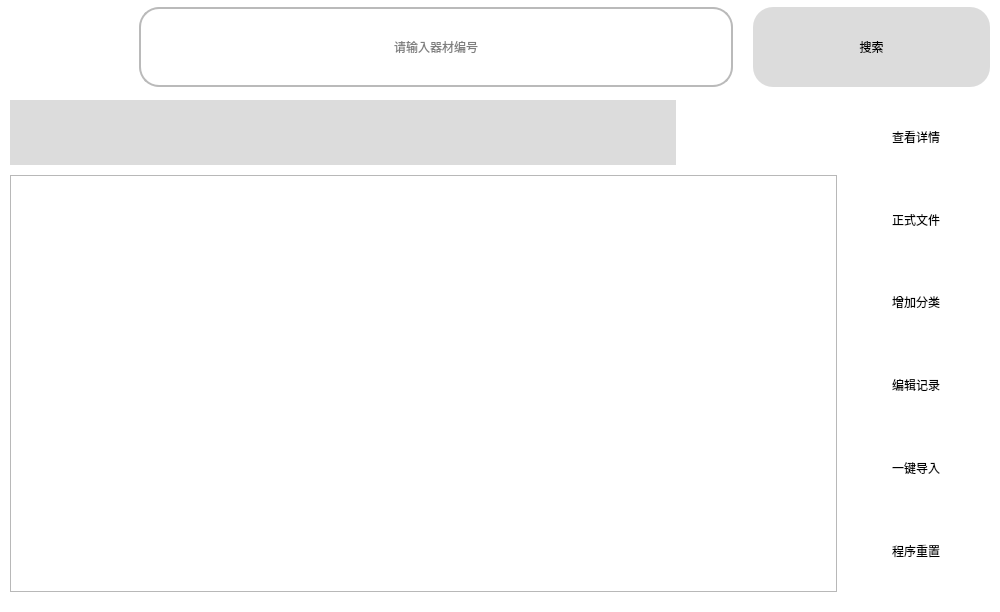
<?xml version="1.0" encoding="UTF-8"?>
<ui version="4.0">
 <class>Form</class>
 <widget class="QWidget" name="Form">
  <property name="windowModality">
   <enum>Qt::NonModal</enum>
  </property>
  <property name="geometry">
   <rect>
    <x>0</x>
    <y>0</y>
    <width>1000</width>
    <height>612</height>
   </rect>
  </property>
  <property name="sizePolicy">
   <sizepolicy hsizetype="Expanding" vsizetype="Fixed">
    <horstretch>0</horstretch>
    <verstretch>0</verstretch>
   </sizepolicy>
  </property>
  <property name="windowTitle">
   <string>信息查询</string>
  </property>
  <property name="windowIcon">
   <iconset resource="../vb.qrc">
    <normaloff>:/title/images/cha.png</normaloff>:/title/images/cha.png</iconset>
  </property>
  <property name="styleSheet">
   <string notr="true">QWidget#Form
{
	background-color: rgb(255, 255, 255);
}
QWidget{
	font: 12pt &quot;宋体&quot;;

}
</string>
  </property>
  <layout class="QGridLayout" name="gridLayout" rowstretch="1,0">
   <property name="leftMargin">
    <number>0</number>
   </property>
   <property name="topMargin">
    <number>0</number>
   </property>
   <property name="rightMargin">
    <number>0</number>
   </property>
   <property name="bottomMargin">
    <number>0</number>
   </property>
   <property name="spacing">
    <number>0</number>
   </property>
   <item row="1" column="0">
    <widget class="QWidget" name="widget" native="true">
     <property name="sizePolicy">
      <sizepolicy hsizetype="Expanding" vsizetype="Expanding">
       <horstretch>0</horstretch>
       <verstretch>0</verstretch>
      </sizepolicy>
     </property>
     <property name="styleSheet">
      <string notr="true"/>
     </property>
     <layout class="QGridLayout" name="gridLayout_2" rowstretch="1,4" columnstretch="4,1">
      <property name="leftMargin">
       <number>0</number>
      </property>
      <property name="topMargin">
       <number>0</number>
      </property>
      <property name="rightMargin">
       <number>0</number>
      </property>
      <property name="bottomMargin">
       <number>0</number>
      </property>
      <property name="spacing">
       <number>0</number>
      </property>
      <item row="0" column="0">
       <widget class="QWidget" name="widget_4" native="true">
        <property name="sizePolicy">
         <sizepolicy hsizetype="Preferred" vsizetype="Preferred">
          <horstretch>0</horstretch>
          <verstretch>0</verstretch>
         </sizepolicy>
        </property>
        <property name="maximumSize">
         <size>
          <width>16777215</width>
          <height>75</height>
         </size>
        </property>
        <property name="styleSheet">
         <string notr="true"/>
        </property>
        <layout class="QGridLayout" name="gridLayout_3" columnstretch="2,2,2,2,1,1">
         <property name="leftMargin">
          <number>10</number>
         </property>
         <property name="topMargin">
          <number>5</number>
         </property>
         <property name="rightMargin">
          <number>0</number>
         </property>
         <property name="bottomMargin">
          <number>5</number>
         </property>
         <property name="spacing">
          <number>0</number>
         </property>
         <item row="0" column="0">
          <widget class="QPushButton" name="btn1">
           <property name="enabled">
            <bool>false</bool>
           </property>
           <property name="sizePolicy">
            <sizepolicy hsizetype="Preferred" vsizetype="Preferred">
             <horstretch>0</horstretch>
             <verstretch>0</verstretch>
            </sizepolicy>
           </property>
           <property name="maximumSize">
            <size>
             <width>16777215</width>
             <height>16777215</height>
            </size>
           </property>
           <property name="styleSheet">
            <string notr="true">

QPushButton{
	font: 14pt &quot;宋体&quot;;
color: rgb(0, 0, 0);
	background-color: rgb(220, 220, 220);
border:0px
}
QPushButton:hover{
	font: 14pt &quot;宋体&quot;;
	color: rgb(0, 0, 0);
	
	background-color: rgb(181, 181, 181);

border:0px
}</string>
           </property>
           <property name="text">
            <string/>
           </property>
          </widget>
         </item>
         <item row="0" column="1">
          <widget class="QPushButton" name="btn2">
           <property name="enabled">
            <bool>false</bool>
           </property>
           <property name="sizePolicy">
            <sizepolicy hsizetype="Preferred" vsizetype="Preferred">
             <horstretch>0</horstretch>
             <verstretch>0</verstretch>
            </sizepolicy>
           </property>
           <property name="maximumSize">
            <size>
             <width>16777215</width>
             <height>16777215</height>
            </size>
           </property>
           <property name="styleSheet">
            <string notr="true">

QPushButton{
	font: 14pt &quot;宋体&quot;;
color: rgb(0, 0, 0);
	background-color: rgb(220, 220, 220);
border:0px
}
QPushButton:hover{
	font: 14pt &quot;宋体&quot;;
	color: rgb(0, 0, 0);
	
	background-color: rgb(181, 181, 181);

border:0px
}</string>
           </property>
           <property name="text">
            <string/>
           </property>
          </widget>
         </item>
         <item row="0" column="2">
          <widget class="QPushButton" name="btn3">
           <property name="enabled">
            <bool>false</bool>
           </property>
           <property name="sizePolicy">
            <sizepolicy hsizetype="Preferred" vsizetype="Preferred">
             <horstretch>0</horstretch>
             <verstretch>0</verstretch>
            </sizepolicy>
           </property>
           <property name="maximumSize">
            <size>
             <width>16777215</width>
             <height>16777215</height>
            </size>
           </property>
           <property name="styleSheet">
            <string notr="true">

QPushButton{
	font: 14pt &quot;宋体&quot;;
color: rgb(0, 0, 0);
	background-color: rgb(220, 220, 220);
border:0px
}
QPushButton:hover{
	font: 14pt &quot;宋体&quot;;
	color: rgb(0, 0, 0);
	
	background-color: rgb(181, 181, 181);

border:0px
}</string>
           </property>
           <property name="text">
            <string/>
           </property>
          </widget>
         </item>
         <item row="0" column="3">
          <widget class="QPushButton" name="btn4">
           <property name="enabled">
            <bool>false</bool>
           </property>
           <property name="sizePolicy">
            <sizepolicy hsizetype="Preferred" vsizetype="Preferred">
             <horstretch>0</horstretch>
             <verstretch>0</verstretch>
            </sizepolicy>
           </property>
           <property name="maximumSize">
            <size>
             <width>16777215</width>
             <height>16777215</height>
            </size>
           </property>
           <property name="styleSheet">
            <string notr="true">

QPushButton{
	font: 14pt &quot;宋体&quot;;
color: rgb(0, 0, 0);
	background-color: rgb(220, 220, 220);
border:0px
}
QPushButton:hover{
	font: 14pt &quot;宋体&quot;;
	color: rgb(0, 0, 0);
	
	background-color: rgb(181, 181, 181);

border:0px
}</string>
           </property>
           <property name="text">
            <string/>
           </property>
          </widget>
         </item>
         <item row="0" column="4">
          <widget class="QPushButton" name="right_btn">
           <property name="enabled">
            <bool>false</bool>
           </property>
           <property name="sizePolicy">
            <sizepolicy hsizetype="Preferred" vsizetype="Preferred">
             <horstretch>0</horstretch>
             <verstretch>0</verstretch>
            </sizepolicy>
           </property>
           <property name="maximumSize">
            <size>
             <width>16777215</width>
             <height>80</height>
            </size>
           </property>
           <property name="styleSheet">
            <string notr="true">QPushButton{
	
	image: url(:/menu/images/le.png);
border:0px
}
</string>
           </property>
           <property name="text">
            <string/>
           </property>
          </widget>
         </item>
         <item row="0" column="5">
          <widget class="QPushButton" name="left_btn">
           <property name="enabled">
            <bool>false</bool>
           </property>
           <property name="sizePolicy">
            <sizepolicy hsizetype="Preferred" vsizetype="Preferred">
             <horstretch>0</horstretch>
             <verstretch>0</verstretch>
            </sizepolicy>
           </property>
           <property name="maximumSize">
            <size>
             <width>16777215</width>
             <height>80</height>
            </size>
           </property>
           <property name="styleSheet">
            <string notr="true">QPushButton{
	image: url(:/menu/images/ri.png);
border:0px
}
</string>
           </property>
           <property name="text">
            <string/>
           </property>
          </widget>
         </item>
        </layout>
       </widget>
      </item>
      <item row="0" column="1" rowspan="2">
       <widget class="QWidget" name="widget_3" native="true">
        <property name="sizePolicy">
         <sizepolicy hsizetype="Preferred" vsizetype="Preferred">
          <horstretch>0</horstretch>
          <verstretch>0</verstretch>
         </sizepolicy>
        </property>
        <property name="maximumSize">
         <size>
          <width>158</width>
          <height>16777215</height>
         </size>
        </property>
        <property name="styleSheet">
         <string notr="true"/>
        </property>
        <layout class="QGridLayout" name="gridLayout_5">
         <property name="leftMargin">
          <number>0</number>
         </property>
         <property name="topMargin">
          <number>0</number>
         </property>
         <property name="rightMargin">
          <number>10</number>
         </property>
         <property name="bottomMargin">
          <number>20</number>
         </property>
         <property name="spacing">
          <number>0</number>
         </property>
         <item row="0" column="0">
          <widget class="QPushButton" name="pushButton">
           <property name="sizePolicy">
            <sizepolicy hsizetype="Preferred" vsizetype="Preferred">
             <horstretch>0</horstretch>
             <verstretch>0</verstretch>
            </sizepolicy>
           </property>
           <property name="maximumSize">
            <size>
             <width>16777215</width>
             <height>16777215</height>
            </size>
           </property>
           <property name="styleSheet">
            <string notr="true">

QPushButton{
	font: 14pt &quot;宋体&quot;;
color: rgb(0, 0, 0);
	background-color: rgb(255, 255, 255);
border:0px
}
QPushButton:hover{
	font: 14pt &quot;宋体&quot;;
	color: rgb(0, 0, 0);
	background-color: rgb(220, 220, 220);
border:0px
}</string>
           </property>
           <property name="text">
            <string>查看详情</string>
           </property>
           <property name="icon">
            <iconset resource="../vb.qrc">
             <normaloff>:/menu/images/xiang_menu.png</normaloff>:/menu/images/xiang_menu.png</iconset>
           </property>
           <property name="iconSize">
            <size>
             <width>35</width>
             <height>35</height>
            </size>
           </property>
          </widget>
         </item>
         <item row="1" column="0">
          <widget class="QPushButton" name="pushButton_4">
           <property name="sizePolicy">
            <sizepolicy hsizetype="Preferred" vsizetype="Preferred">
             <horstretch>0</horstretch>
             <verstretch>0</verstretch>
            </sizepolicy>
           </property>
           <property name="maximumSize">
            <size>
             <width>16777215</width>
             <height>16777215</height>
            </size>
           </property>
           <property name="styleSheet">
            <string notr="true">

QPushButton{
	font: 14pt &quot;宋体&quot;;
color: rgb(0, 0, 0);
	background-color: rgb(255, 255, 255);
border:0px
}
QPushButton:hover{
	font: 14pt &quot;宋体&quot;;
	color: rgb(0, 0, 0);
	background-color: rgb(220, 220, 220);
border:0px
}
</string>
           </property>
           <property name="text">
            <string>正式文件</string>
           </property>
           <property name="icon">
            <iconset resource="../vb.qrc">
             <normaloff>:/menu/images/have_menu.png</normaloff>:/menu/images/have_menu.png</iconset>
           </property>
           <property name="iconSize">
            <size>
             <width>35</width>
             <height>35</height>
            </size>
           </property>
          </widget>
         </item>
         <item row="2" column="0">
          <widget class="QPushButton" name="pushButton_5">
           <property name="sizePolicy">
            <sizepolicy hsizetype="Preferred" vsizetype="Preferred">
             <horstretch>0</horstretch>
             <verstretch>0</verstretch>
            </sizepolicy>
           </property>
           <property name="maximumSize">
            <size>
             <width>16777215</width>
             <height>16777215</height>
            </size>
           </property>
           <property name="styleSheet">
            <string notr="true">

QPushButton{
	font: 14pt &quot;宋体&quot;;
color: rgb(0, 0, 0);
	background-color: rgb(255, 255, 255);
border:0px
}
QPushButton:hover{
	font: 14pt &quot;宋体&quot;;
	color: rgb(0, 0, 0);
	background-color: rgb(220, 220, 220);
border:0px
}</string>
           </property>
           <property name="text">
            <string>增加分类</string>
           </property>
           <property name="icon">
            <iconset resource="../vb.qrc">
             <normaloff>:/menu/images/add_menu.png</normaloff>:/menu/images/add_menu.png</iconset>
           </property>
           <property name="iconSize">
            <size>
             <width>35</width>
             <height>35</height>
            </size>
           </property>
          </widget>
         </item>
         <item row="3" column="0">
          <widget class="QPushButton" name="pushButton_6">
           <property name="sizePolicy">
            <sizepolicy hsizetype="Preferred" vsizetype="Preferred">
             <horstretch>0</horstretch>
             <verstretch>0</verstretch>
            </sizepolicy>
           </property>
           <property name="maximumSize">
            <size>
             <width>16777215</width>
             <height>16777215</height>
            </size>
           </property>
           <property name="styleSheet">
            <string notr="true">

QPushButton{
	font: 14pt &quot;宋体&quot;;
color: rgb(0, 0, 0);
	background-color: rgb(255, 255, 255);
border:0px
}
QPushButton:hover{
	font: 14pt &quot;宋体&quot;;
	color: rgb(0, 0, 0);
	background-color: rgb(220, 220, 220);
border:0px
}</string>
           </property>
           <property name="text">
            <string>编辑记录</string>
           </property>
           <property name="icon">
            <iconset resource="../vb.qrc">
             <normaloff>:/menu/images/his.png</normaloff>:/menu/images/his.png</iconset>
           </property>
           <property name="iconSize">
            <size>
             <width>35</width>
             <height>35</height>
            </size>
           </property>
          </widget>
         </item>
         <item row="4" column="0">
          <widget class="QPushButton" name="pushButton_7">
           <property name="sizePolicy">
            <sizepolicy hsizetype="Preferred" vsizetype="Preferred">
             <horstretch>0</horstretch>
             <verstretch>0</verstretch>
            </sizepolicy>
           </property>
           <property name="maximumSize">
            <size>
             <width>16777215</width>
             <height>16777215</height>
            </size>
           </property>
           <property name="styleSheet">
            <string notr="true">

QPushButton{
	font: 14pt &quot;宋体&quot;;
color: rgb(0, 0, 0);
	background-color: rgb(255, 255, 255);
border:0px
}
QPushButton:hover{
	font: 14pt &quot;宋体&quot;;
	color: rgb(0, 0, 0);
	background-color: rgb(220, 220, 220);
border:0px
}
</string>
           </property>
           <property name="text">
            <string>一键导入</string>
           </property>
           <property name="icon">
            <iconset resource="../vb.qrc">
             <normaloff>:/menu/images/dao_menu.png</normaloff>:/menu/images/dao_menu.png</iconset>
           </property>
           <property name="iconSize">
            <size>
             <width>35</width>
             <height>35</height>
            </size>
           </property>
          </widget>
         </item>
         <item row="5" column="0">
          <widget class="QPushButton" name="pushButton_3">
           <property name="sizePolicy">
            <sizepolicy hsizetype="Preferred" vsizetype="Preferred">
             <horstretch>0</horstretch>
             <verstretch>0</verstretch>
            </sizepolicy>
           </property>
           <property name="styleSheet">
            <string notr="true">

QPushButton{
	font: 14pt &quot;宋体&quot;;
color: rgb(0, 0, 0);
	background-color: rgb(255, 255, 255);
border:0px
}
QPushButton:hover{
	font: 14pt &quot;宋体&quot;;
	color: rgb(0, 0, 0);
	background-color: rgb(220, 220, 220);
border:0px
}</string>
           </property>
           <property name="text">
            <string>程序重置</string>
           </property>
           <property name="icon">
            <iconset resource="../vb.qrc">
             <normaloff>:/menu/images/re_menu.png</normaloff>:/menu/images/re_menu.png</iconset>
           </property>
           <property name="iconSize">
            <size>
             <width>35</width>
             <height>35</height>
            </size>
           </property>
          </widget>
         </item>
        </layout>
       </widget>
      </item>
      <item row="1" column="0">
       <widget class="QWidget" name="widget_5" native="true">
        <layout class="QGridLayout" name="gridLayout_6">
         <property name="leftMargin">
          <number>10</number>
         </property>
         <property name="topMargin">
          <number>5</number>
         </property>
         <property name="rightMargin">
          <number>5</number>
         </property>
         <property name="bottomMargin">
          <number>20</number>
         </property>
         <property name="spacing">
          <number>0</number>
         </property>
         <item row="0" column="0">
          <widget class="QTableWidget" name="tableWidget">
           <property name="sizePolicy">
            <sizepolicy hsizetype="Expanding" vsizetype="Expanding">
             <horstretch>0</horstretch>
             <verstretch>0</verstretch>
            </sizepolicy>
           </property>
           <property name="focusPolicy">
            <enum>Qt::StrongFocus</enum>
           </property>
           <property name="styleSheet">
            <string notr="true"/>
           </property>
          </widget>
         </item>
        </layout>
       </widget>
      </item>
     </layout>
    </widget>
   </item>
   <item row="0" column="0">
    <widget class="QWidget" name="widget_2" native="true">
     <property name="sizePolicy">
      <sizepolicy hsizetype="Preferred" vsizetype="Preferred">
       <horstretch>0</horstretch>
       <verstretch>0</verstretch>
      </sizepolicy>
     </property>
     <property name="maximumSize">
      <size>
       <width>16777215</width>
       <height>95</height>
      </size>
     </property>
     <property name="styleSheet">
      <string notr="true"/>
     </property>
     <layout class="QGridLayout" name="gridLayout_4" columnstretch="1,5,2">
      <property name="leftMargin">
       <number>0</number>
      </property>
      <property name="topMargin">
       <number>0</number>
      </property>
      <property name="rightMargin">
       <number>10</number>
      </property>
      <property name="bottomMargin">
       <number>0</number>
      </property>
      <property name="horizontalSpacing">
       <number>20</number>
      </property>
      <property name="verticalSpacing">
       <number>0</number>
      </property>
      <item row="0" column="0">
       <widget class="QLabel" name="label">
        <property name="styleSheet">
         <string notr="true">image: url(:/menu/images/num_menu.png);</string>
        </property>
        <property name="text">
         <string/>
        </property>
       </widget>
      </item>
      <item row="0" column="1">
       <widget class="QLineEdit" name="search_lineEdit">
        <property name="sizePolicy">
         <sizepolicy hsizetype="Preferred" vsizetype="Preferred">
          <horstretch>0</horstretch>
          <verstretch>0</verstretch>
         </sizepolicy>
        </property>
        <property name="maximumSize">
         <size>
          <width>16777215</width>
          <height>80</height>
         </size>
        </property>
        <property name="cursor">
         <cursorShape>IBeamCursor</cursorShape>
        </property>
        <property name="focusPolicy">
         <enum>Qt::ClickFocus</enum>
        </property>
        <property name="styleSheet">
         <string notr="true">QLineEdit{


background-color:transparent;
	font: 20pt &quot;宋体&quot;;
	border:2px solid rgb(186,186,186);
border-radius:20px

}


</string>
        </property>
        <property name="maxLength">
         <number>8</number>
        </property>
        <property name="alignment">
         <set>Qt::AlignCenter</set>
        </property>
        <property name="placeholderText">
         <string>请输入器材编号</string>
        </property>
       </widget>
      </item>
      <item row="0" column="2">
       <widget class="QPushButton" name="pushButton_2">
        <property name="sizePolicy">
         <sizepolicy hsizetype="Preferred" vsizetype="Preferred">
          <horstretch>0</horstretch>
          <verstretch>0</verstretch>
         </sizepolicy>
        </property>
        <property name="maximumSize">
         <size>
          <width>16777215</width>
          <height>80</height>
         </size>
        </property>
        <property name="styleSheet">
         <string notr="true">

QPushButton{
	font: 20pt &quot;宋体&quot;;
color: rgb(0, 0, 0);
background-color: rgb(220, 220, 220);
	border-radius:20px;
border:0px
}
QPushButton:hover{
	font: 20pt &quot;宋体&quot;;
	color: rgb(0, 0, 0);
	background-color: rgb(173, 173, 173);
border-radius:20px;
border:0px
}</string>
        </property>
        <property name="text">
         <string>搜索</string>
        </property>
        <property name="icon">
         <iconset resource="../vb.qrc">
          <normaloff>:/menu/images/menu.png</normaloff>:/menu/images/menu.png</iconset>
        </property>
        <property name="iconSize">
         <size>
          <width>50</width>
          <height>50</height>
         </size>
        </property>
       </widget>
      </item>
     </layout>
    </widget>
   </item>
  </layout>
 </widget>
 <resources>
  <include location="../vb.qrc"/>
 </resources>
 <connections>
  <connection>
   <sender>left_btn</sender>
   <signal>clicked()</signal>
   <receiver>Form</receiver>
   <slot>left_btn_cao()</slot>
   <hints>
    <hint type="sourcelabel">
     <x>841</x>
     <y>164</y>
    </hint>
    <hint type="destinationlabel">
     <x>0</x>
     <y>172</y>
    </hint>
   </hints>
  </connection>
  <connection>
   <sender>right_btn</sender>
   <signal>clicked()</signal>
   <receiver>Form</receiver>
   <slot>right_btn_cao()</slot>
   <hints>
    <hint type="sourcelabel">
     <x>759</x>
     <y>164</y>
    </hint>
    <hint type="destinationlabel">
     <x>1000</x>
     <y>168</y>
    </hint>
   </hints>
  </connection>
  <connection>
   <sender>btn2</sender>
   <signal>clicked()</signal>
   <receiver>Form</receiver>
   <slot>change_four_btn_color_cao()</slot>
   <hints>
    <hint type="sourcelabel">
     <x>348</x>
     <y>164</y>
    </hint>
    <hint type="destinationlabel">
     <x>0</x>
     <y>180</y>
    </hint>
   </hints>
  </connection>
  <connection>
   <sender>btn3</sender>
   <signal>clicked()</signal>
   <receiver>Form</receiver>
   <slot>change_four_btn_color_cao()</slot>
   <hints>
    <hint type="sourcelabel">
     <x>512</x>
     <y>164</y>
    </hint>
    <hint type="destinationlabel">
     <x>0</x>
     <y>139</y>
    </hint>
   </hints>
  </connection>
  <connection>
   <sender>btn4</sender>
   <signal>clicked()</signal>
   <receiver>Form</receiver>
   <slot>change_four_btn_color_cao()</slot>
   <hints>
    <hint type="sourcelabel">
     <x>677</x>
     <y>164</y>
    </hint>
    <hint type="destinationlabel">
     <x>0</x>
     <y>133</y>
    </hint>
   </hints>
  </connection>
  <connection>
   <sender>pushButton_3</sender>
   <signal>clicked()</signal>
   <receiver>Form</receiver>
   <slot>reset_cao()</slot>
   <hints>
    <hint type="sourcelabel">
     <x>918</x>
     <y>538</y>
    </hint>
    <hint type="destinationlabel">
     <x>1114</x>
     <y>543</y>
    </hint>
   </hints>
  </connection>
  <connection>
   <sender>pushButton_7</sender>
   <signal>clicked()</signal>
   <receiver>Form</receiver>
   <slot>one_cao()</slot>
   <hints>
    <hint type="sourcelabel">
     <x>978</x>
     <y>498</y>
    </hint>
    <hint type="destinationlabel">
     <x>1100</x>
     <y>516</y>
    </hint>
   </hints>
  </connection>
  <connection>
   <sender>pushButton</sender>
   <signal>clicked()</signal>
   <receiver>Form</receiver>
   <slot>goto_concrete()</slot>
   <hints>
    <hint type="sourcelabel">
     <x>985</x>
     <y>175</y>
    </hint>
    <hint type="destinationlabel">
     <x>1074</x>
     <y>430</y>
    </hint>
   </hints>
  </connection>
  <connection>
   <sender>pushButton_5</sender>
   <signal>clicked()</signal>
   <receiver>Form</receiver>
   <slot>add_new_cao()</slot>
   <hints>
    <hint type="sourcelabel">
     <x>985</x>
     <y>336</y>
    </hint>
    <hint type="destinationlabel">
     <x>1108</x>
     <y>256</y>
    </hint>
   </hints>
  </connection>
  <connection>
   <sender>pushButton_6</sender>
   <signal>clicked()</signal>
   <receiver>Form</receiver>
   <slot>view_history_cao()</slot>
   <hints>
    <hint type="sourcelabel">
     <x>985</x>
     <y>417</y>
    </hint>
    <hint type="destinationlabel">
     <x>1093</x>
     <y>351</y>
    </hint>
   </hints>
  </connection>
  <connection>
   <sender>pushButton_4</sender>
   <signal>clicked()</signal>
   <receiver>Form</receiver>
   <slot>old_lis_cao()</slot>
   <hints>
    <hint type="sourcelabel">
     <x>985</x>
     <y>256</y>
    </hint>
    <hint type="destinationlabel">
     <x>1067</x>
     <y>146</y>
    </hint>
   </hints>
  </connection>
  <connection>
   <sender>pushButton_2</sender>
   <signal>clicked()</signal>
   <receiver>Form</receiver>
   <slot>search_cao()</slot>
   <hints>
    <hint type="sourcelabel">
     <x>895</x>
     <y>51</y>
    </hint>
    <hint type="destinationlabel">
     <x>1147</x>
     <y>55</y>
    </hint>
   </hints>
  </connection>
  <connection>
   <sender>btn1</sender>
   <signal>clicked()</signal>
   <receiver>Form</receiver>
   <slot>change_four_btn_color_cao()</slot>
   <hints>
    <hint type="sourcelabel">
     <x>183</x>
     <y>164</y>
    </hint>
    <hint type="destinationlabel">
     <x>0</x>
     <y>207</y>
    </hint>
   </hints>
  </connection>
 </connections>
 <slots>
  <slot>mnp_gt_cpp()</slot>
  <slot>mnp_gt_ccp()</slot>
  <slot>personal_center_cao()</slot>
  <slot>find_information_cao()</slot>
  <slot>equipment_lend()</slot>
  <slot>error_message_feedback_cao()</slot>
  <slot>equipment_lend_cao()</slot>
  <slot>import_export_data_cao()</slot>
  <slot>open_excel_cao()</slot>
  <slot>import_data_to_database_cao()</slot>
  <slot>add_data_cao()</slot>
  <slot>delete_data_cao()</slot>
  <slot>change_background_cao()</slot>
  <slot>left_btn_cao()</slot>
  <slot>right_btn_cao()</slot>
  <slot>add_title_cao()</slot>
  <slot>change_title_color_cao()</slot>
  <slot>change_information_cao()</slot>
  <slot>my_borrow_cao()</slot>
  <slot>my_collect_cao()</slot>
  <slot>add_class_cao()</slot>
  <slot>change_four_btn_color_cao()</slot>
  <slot>history_edit_cao()</slot>
  <slot>slot1()</slot>
  <slot>update_cao()</slot>
  <slot>export_data_cao()</slot>
  <slot>import_data_cao()</slot>
  <slot>edit_cao()</slot>
  <slot>goto_concrete()</slot>
  <slot>getPosContent()</slot>
  <slot>old_lis_cao()</slot>
  <slot>add_new_cao()</slot>
  <slot>view_history_cao()</slot>
  <slot>one_cao()</slot>
  <slot>output_all()</slot>
  <slot>output_part()</slot>
  <slot>search_cao()</slot>
  <slot>reset_cao()</slot>
 </slots>
</ui>
